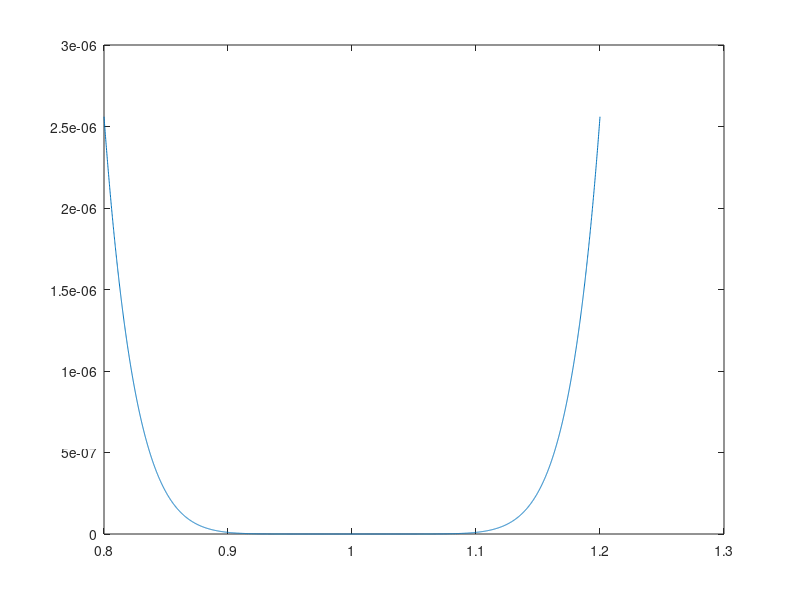
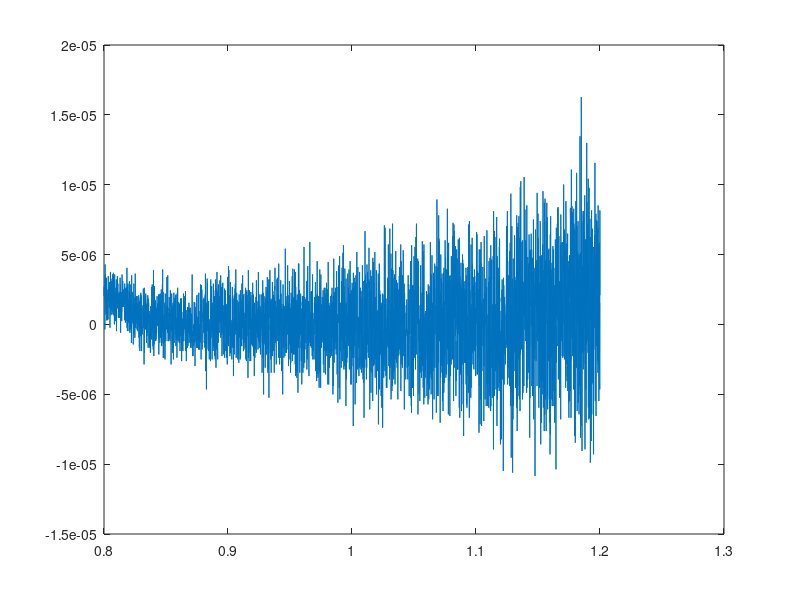

These figures' MATLAB source, in order:
#programming task 2.2
disp("Task 2.2:")
x = single(0.8 : 1e-4 : 1.2);
figure(1);
plot(x, (x-1).^8)
y = (((((((x-8).*x+ 28).*x-56).*x+70).*x-56).*x+ 28).*x-8).*x+1 ;
figure(2);
plot(x,y)
disp("Die Abweichungen zwischen der Auswertung der linearisierten Form und")
disp("der Horner-Darstellung lassen sich dadurch erklaeren, das beim Horner")
disp("-Schemawiederholt Multiplikationen durchgeführt werden, wodurch sich, bedingt")
disp("durch die begrenzte Maschienengenauigkeit, Rundungsfehler verstärken.")
disp("End task 2.2:")
